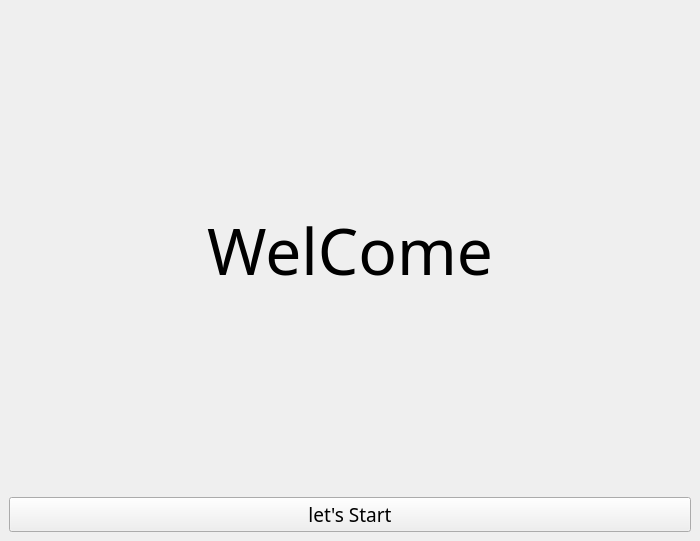
<?xml version="1.0" encoding="UTF-8"?>
<ui version="4.0">
 <class>Welcome_page</class>
 <widget class="QMainWindow" name="Welcome_page">
  <property name="geometry">
   <rect>
    <x>0</x>
    <y>0</y>
    <width>700</width>
    <height>541</height>
   </rect>
  </property>
  <property name="windowTitle">
   <string>Welcome</string>
  </property>
  <widget class="QWidget" name="centralwidget">
   <layout class="QVBoxLayout" name="verticalLayout">
    <item>
     <widget class="QLabel" name="welcome_bar_label">
      <property name="font">
       <font>
        <family>微軟正黑體</family>
        <pointsize>48</pointsize>
       </font>
      </property>
      <property name="layoutDirection">
       <enum>Qt::LeftToRight</enum>
      </property>
      <property name="text">
       <string>WelCome</string>
      </property>
      <property name="alignment">
       <set>Qt::AlignCenter</set>
      </property>
     </widget>
    </item>
    <item>
     <widget class="QPushButton" name="start_button">
      <property name="font">
       <font>
        <family>微軟正黑體</family>
        <pointsize>14</pointsize>
       </font>
      </property>
      <property name="text">
       <string>let's Start</string>
      </property>
     </widget>
    </item>
   </layout>
  </widget>
 </widget>
 <resources/>
 <connections/>
</ui>
